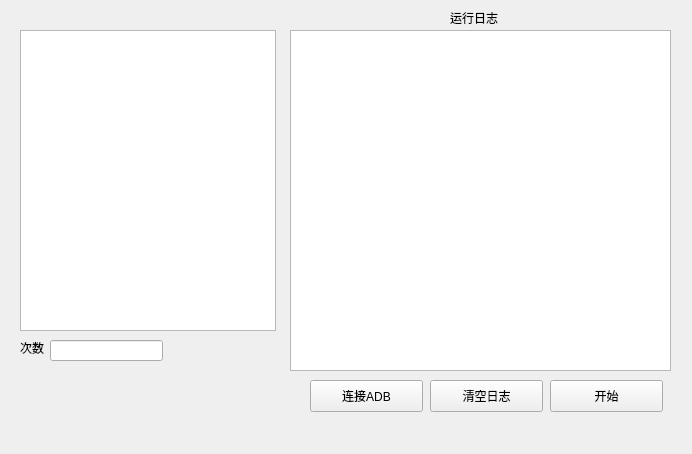
<?xml version="1.0" encoding="UTF-8"?>
<ui version="4.0">
 <class>MainWindow</class>
 <widget class="QMainWindow" name="MainWindow">
  <property name="geometry">
   <rect>
    <x>0</x>
    <y>0</y>
    <width>692</width>
    <height>454</height>
   </rect>
  </property>
  <property name="windowTitle">
   <string>阴阳师自动脚本 - lisai9093</string>
  </property>
  <widget class="QWidget" name="centralwidget">
   <widget class="QListWidget" name="listWidget">
    <property name="geometry">
     <rect>
      <x>20</x>
      <y>30</y>
      <width>256</width>
      <height>301</height>
     </rect>
    </property>
   </widget>
   <widget class="QLabel" name="label">
    <property name="geometry">
     <rect>
      <x>20</x>
      <y>340</y>
      <width>31</width>
      <height>16</height>
     </rect>
    </property>
    <property name="text">
     <string>次数</string>
    </property>
   </widget>
   <widget class="QLineEdit" name="lineEdit">
    <property name="geometry">
     <rect>
      <x>50</x>
      <y>340</y>
      <width>113</width>
      <height>21</height>
     </rect>
    </property>
   </widget>
   <widget class="QPushButton" name="pushButton_start">
    <property name="geometry">
     <rect>
      <x>550</x>
      <y>380</y>
      <width>113</width>
      <height>32</height>
     </rect>
    </property>
    <property name="text">
     <string>开始</string>
    </property>
   </widget>
   <widget class="QTextBrowser" name="textBrowser">
    <property name="geometry">
     <rect>
      <x>290</x>
      <y>30</y>
      <width>381</width>
      <height>341</height>
     </rect>
    </property>
   </widget>
   <widget class="QLabel" name="label_2">
    <property name="geometry">
     <rect>
      <x>450</x>
      <y>10</y>
      <width>60</width>
      <height>16</height>
     </rect>
    </property>
    <property name="text">
     <string>运行日志</string>
    </property>
   </widget>
   <widget class="QPushButton" name="pushButton_restart">
    <property name="geometry">
     <rect>
      <x>310</x>
      <y>380</y>
      <width>113</width>
      <height>32</height>
     </rect>
    </property>
    <property name="text">
     <string>连接ADB</string>
    </property>
   </widget>
   <widget class="QPushButton" name="pushButton_clear">
    <property name="geometry">
     <rect>
      <x>430</x>
      <y>380</y>
      <width>113</width>
      <height>32</height>
     </rect>
    </property>
    <property name="text">
     <string>清空日志</string>
    </property>
   </widget>
  </widget>
  <widget class="QMenuBar" name="menubar">
   <property name="geometry">
    <rect>
     <x>0</x>
     <y>0</y>
     <width>692</width>
     <height>37</height>
    </rect>
   </property>
  </widget>
  <action name="actionhelp">
   <property name="text">
    <string>help</string>
   </property>
  </action>
 </widget>
 <resources/>
 <connections/>
</ui>
